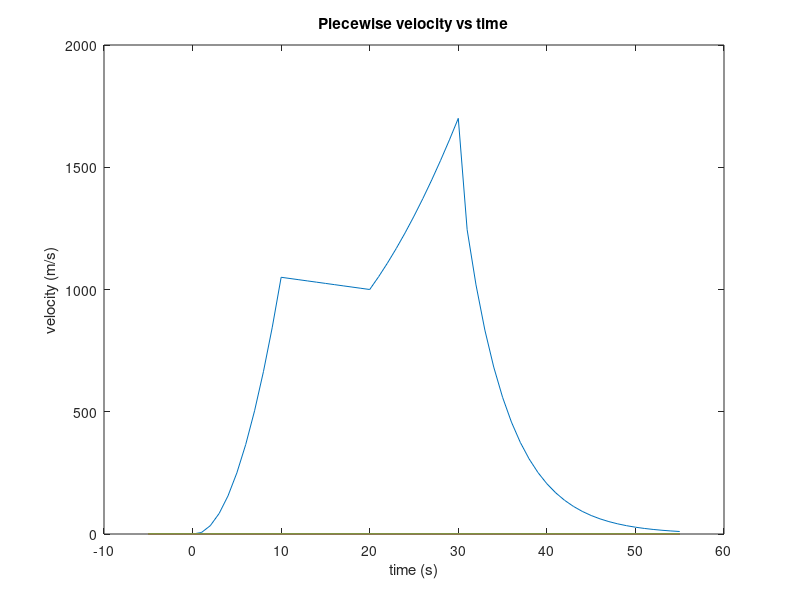

Source code (MATLAB):
clear all 
close all


t = -5:55;
v = ones(length(t));

for i = 1:length(t)
    % t < 0
    if t(i) < 0
        v(i) = 0;
    end
    % 0 <= t <= 10
    if t(i) >= 0 && t(i) <= 10
        v(i) = 11 * t(i) ^ 2 - 5 * t(i);
    end
    % 10 <= t <= 20
    if 10 <= t(i) && t(i) <= 20
        v(i) = 1100 - 5 * t(i);
    end
    % 20 <= t <= 30
    if 20 <= t(i) && t(i) <= 30
        v(i) = 50 * t(i) + 2 * (t(i) - 20) ^ 2;
    end
    % t > 30
    if t(i) > 30
        v(i) = 1520 * exp(-0.2 * (t(i) - 30));
    end
end

disp(v)

figure
plot(t, v)
title('Piecewise velocity vs time')
xlabel('time (s)')
ylabel('velocity (m/s)')
        
